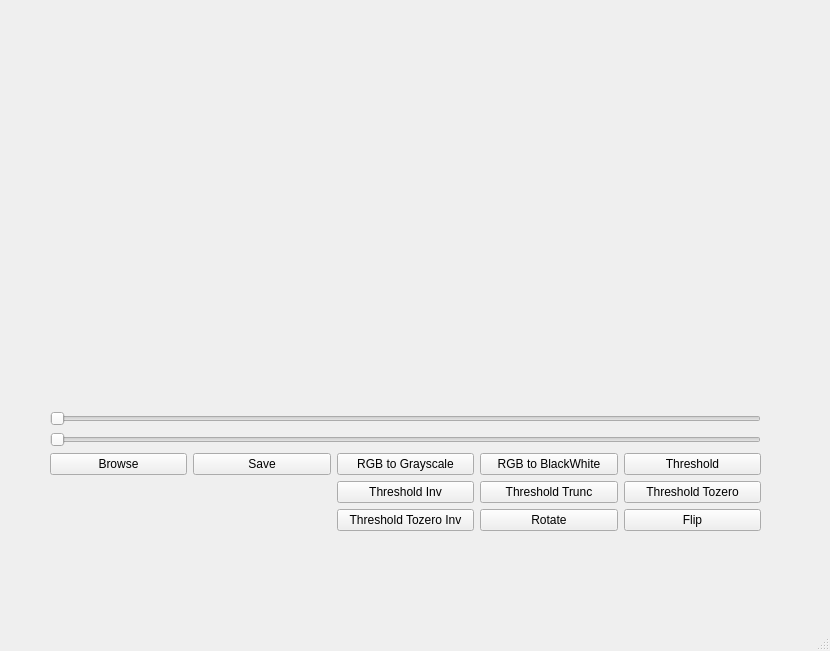
<?xml version="1.0" encoding="UTF-8"?>
<ui version="4.0">
 <class>MainWindow</class>
 <widget class="QMainWindow" name="MainWindow">
  <property name="geometry">
   <rect>
    <x>0</x>
    <y>0</y>
    <width>830</width>
    <height>651</height>
   </rect>
  </property>
  <property name="windowTitle">
   <string>MainWindow</string>
  </property>
  <widget class="QWidget" name="centralwidget">
   <widget class="QWidget" name="layoutWidget">
    <property name="geometry">
     <rect>
      <x>50</x>
      <y>20</y>
      <width>711</width>
      <height>511</height>
     </rect>
    </property>
    <layout class="QGridLayout" name="gridLayout">
     <item row="6" column="3">
      <widget class="QPushButton" name="pushButton_5">
       <property name="text">
        <string>Threshold Trunc</string>
       </property>
      </widget>
     </item>
     <item row="6" column="4">
      <widget class="QPushButton" name="pushButton_8">
       <property name="text">
        <string>Threshold Tozero</string>
       </property>
      </widget>
     </item>
     <item row="6" column="2">
      <widget class="QPushButton" name="pushButton_6">
       <property name="text">
        <string>Threshold Inv</string>
       </property>
      </widget>
     </item>
     <item row="5" column="2">
      <widget class="QPushButton" name="pushButton_3">
       <property name="text">
        <string>RGB to Grayscale</string>
       </property>
      </widget>
     </item>
     <item row="4" column="0" colspan="5">
      <widget class="QSlider" name="horizontalSlider_2">
       <property name="orientation">
        <enum>Qt::Horizontal</enum>
       </property>
      </widget>
     </item>
     <item row="5" column="4">
      <widget class="QPushButton" name="pushButton_7">
       <property name="text">
        <string>Threshold</string>
       </property>
      </widget>
     </item>
     <item row="5" column="0">
      <widget class="QPushButton" name="pushButton">
       <property name="text">
        <string>Browse</string>
       </property>
      </widget>
     </item>
     <item row="3" column="0" colspan="5">
      <widget class="QSlider" name="horizontalSlider">
       <property name="orientation">
        <enum>Qt::Horizontal</enum>
       </property>
      </widget>
     </item>
     <item row="0" column="0" colspan="5">
      <widget class="QLabel" name="label">
       <property name="text">
        <string/>
       </property>
       <property name="pixmap">
        <pixmap>download.jpg</pixmap>
       </property>
      </widget>
     </item>
     <item row="5" column="1">
      <widget class="QPushButton" name="pushButton_2">
       <property name="text">
        <string>Save</string>
       </property>
      </widget>
     </item>
     <item row="5" column="3">
      <widget class="QPushButton" name="pushButton_4">
       <property name="text">
        <string>RGB to BlackWhite</string>
       </property>
      </widget>
     </item>
     <item row="7" column="2">
      <widget class="QPushButton" name="pushButton_9">
       <property name="text">
        <string>Threshold Tozero Inv</string>
       </property>
      </widget>
     </item>
     <item row="7" column="3">
      <widget class="QPushButton" name="pushButton_10">
       <property name="text">
        <string>Rotate</string>
       </property>
      </widget>
     </item>
     <item row="7" column="4">
      <widget class="QPushButton" name="pushButton_11">
       <property name="text">
        <string>Flip</string>
       </property>
      </widget>
     </item>
    </layout>
   </widget>
  </widget>
  <widget class="QMenuBar" name="menubar">
   <property name="geometry">
    <rect>
     <x>0</x>
     <y>0</y>
     <width>830</width>
     <height>21</height>
    </rect>
   </property>
  </widget>
  <widget class="QStatusBar" name="statusbar"/>
 </widget>
 <resources/>
 <connections>
  <connection>
   <sender>horizontalSlider</sender>
   <signal>valueChanged(int)</signal>
   <receiver>label</receiver>
   <slot>setNum(int)</slot>
   <hints>
    <hint type="sourcelabel">
     <x>107</x>
     <y>435</y>
    </hint>
    <hint type="destinationlabel">
     <x>106</x>
     <y>264</y>
    </hint>
   </hints>
  </connection>
  <connection>
   <sender>horizontalSlider_2</sender>
   <signal>valueChanged(int)</signal>
   <receiver>label</receiver>
   <slot>clear()</slot>
   <hints>
    <hint type="sourcelabel">
     <x>190</x>
     <y>463</y>
    </hint>
    <hint type="destinationlabel">
     <x>184</x>
     <y>258</y>
    </hint>
   </hints>
  </connection>
  <connection>
   <sender>pushButton</sender>
   <signal>clicked()</signal>
   <receiver>label</receiver>
   <slot>clear()</slot>
   <hints>
    <hint type="sourcelabel">
     <x>79</x>
     <y>492</y>
    </hint>
    <hint type="destinationlabel">
     <x>79</x>
     <y>188</y>
    </hint>
   </hints>
  </connection>
  <connection>
   <sender>pushButton_2</sender>
   <signal>clicked()</signal>
   <receiver>label</receiver>
   <slot>clear()</slot>
   <hints>
    <hint type="sourcelabel">
     <x>219</x>
     <y>474</y>
    </hint>
    <hint type="destinationlabel">
     <x>163</x>
     <y>208</y>
    </hint>
   </hints>
  </connection>
  <connection>
   <sender>pushButton_3</sender>
   <signal>clicked()</signal>
   <receiver>label</receiver>
   <slot>clear()</slot>
   <hints>
    <hint type="sourcelabel">
     <x>389</x>
     <y>479</y>
    </hint>
    <hint type="destinationlabel">
     <x>266</x>
     <y>407</y>
    </hint>
   </hints>
  </connection>
  <connection>
   <sender>pushButton_4</sender>
   <signal>clicked()</signal>
   <receiver>label</receiver>
   <slot>clear()</slot>
   <hints>
    <hint type="sourcelabel">
     <x>504</x>
     <y>473</y>
    </hint>
    <hint type="destinationlabel">
     <x>344</x>
     <y>407</y>
    </hint>
   </hints>
  </connection>
  <connection>
   <sender>pushButton_7</sender>
   <signal>clicked()</signal>
   <receiver>label</receiver>
   <slot>clear()</slot>
   <hints>
    <hint type="sourcelabel">
     <x>681</x>
     <y>475</y>
    </hint>
    <hint type="destinationlabel">
     <x>679</x>
     <y>399</y>
    </hint>
   </hints>
  </connection>
  <connection>
   <sender>pushButton_5</sender>
   <signal>clicked()</signal>
   <receiver>label</receiver>
   <slot>clear()</slot>
   <hints>
    <hint type="sourcelabel">
     <x>560</x>
     <y>500</y>
    </hint>
    <hint type="destinationlabel">
     <x>558</x>
     <y>375</y>
    </hint>
   </hints>
  </connection>
  <connection>
   <sender>pushButton_6</sender>
   <signal>clicked()</signal>
   <receiver>label</receiver>
   <slot>clear()</slot>
   <hints>
    <hint type="sourcelabel">
     <x>400</x>
     <y>505</y>
    </hint>
    <hint type="destinationlabel">
     <x>406</x>
     <y>383</y>
    </hint>
   </hints>
  </connection>
  <connection>
   <sender>pushButton_9</sender>
   <signal>clicked()</signal>
   <receiver>label</receiver>
   <slot>clear()</slot>
   <hints>
    <hint type="sourcelabel">
     <x>428</x>
     <y>537</y>
    </hint>
    <hint type="destinationlabel">
     <x>444</x>
     <y>349</y>
    </hint>
   </hints>
  </connection>
  <connection>
   <sender>pushButton_11</sender>
   <signal>clicked()</signal>
   <receiver>label</receiver>
   <slot>clear()</slot>
   <hints>
    <hint type="sourcelabel">
     <x>710</x>
     <y>536</y>
    </hint>
    <hint type="destinationlabel">
     <x>715</x>
     <y>383</y>
    </hint>
   </hints>
  </connection>
  <connection>
   <sender>pushButton_10</sender>
   <signal>clicked()</signal>
   <receiver>label</receiver>
   <slot>clear()</slot>
   <hints>
    <hint type="sourcelabel">
     <x>521</x>
     <y>536</y>
    </hint>
    <hint type="destinationlabel">
     <x>528</x>
     <y>390</y>
    </hint>
   </hints>
  </connection>
  <connection>
   <sender>pushButton_8</sender>
   <signal>clicked()</signal>
   <receiver>label</receiver>
   <slot>clear()</slot>
   <hints>
    <hint type="sourcelabel">
     <x>650</x>
     <y>508</y>
    </hint>
    <hint type="destinationlabel">
     <x>650</x>
     <y>383</y>
    </hint>
   </hints>
  </connection>
 </connections>
</ui>
